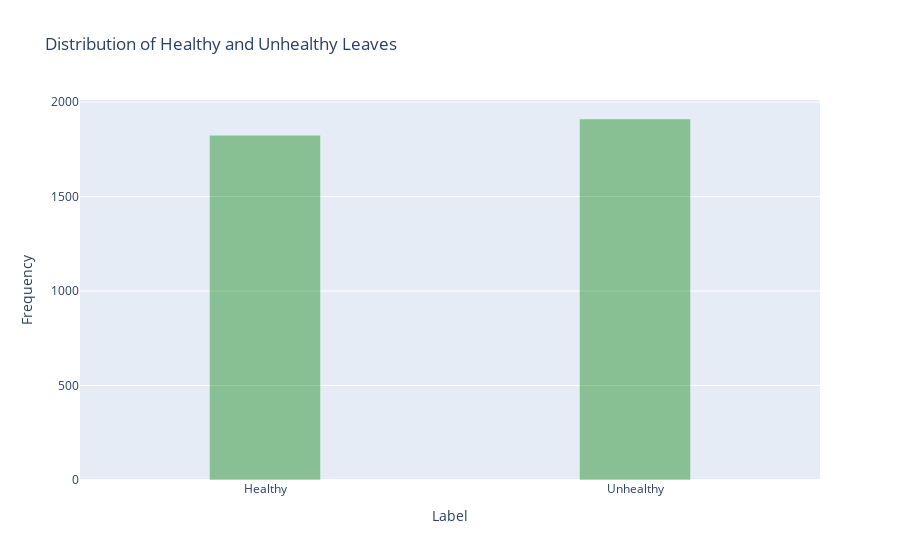

Notebook code for this chart:
### Code cell
# lets find out how many pics we have chosen as healthy and how many as unhealthy graphically
import plotly.graph_objects as go
data = final_dataset['label'].value_counts()
fig = go.Figure()

fig.add_trace(go.Bar(x = data.index, y = data.values, marker = dict(color = 'green', opacity = 0.4), width = 0.3))
fig.update_layout(title = 'Distribution of Healthy and Unhealthy Leaves', xaxis_title = 'Label', yaxis_title = 'Frequency', height = 500)
fig.update_layout(xaxis = dict(tickvals = [0, 1], ticktext = ['Healthy', 'Unhealthy']))
fig.show()

### Figure 1 — Plotly figure (JSON) as saved in the notebook; plotly's stock layout.template omitted (floating-point values rounded to 4 significant figures)
{"data": [{"marker": {"color": "green", "opacity": 0.4}, "type": "bar", "width": 0.3, "x": [1, 0], "y": [1910, 1824]}], "layout": {"autosize": true, "title": {"text": "Distribution of Healthy and Unhealthy Leaves"}, "xaxis": {"autorange": true, "range": [-0.5, 1.5], "ticktext": ["Healthy", "Unhealthy"], "tickvals": [0, 1], "title": {"text": "Label"}, "type": "linear"}, "yaxis": {"autorange": true, "range": [0, 2011.0], "title": {"text": "Frequency"}, "type": "linear"}}}
